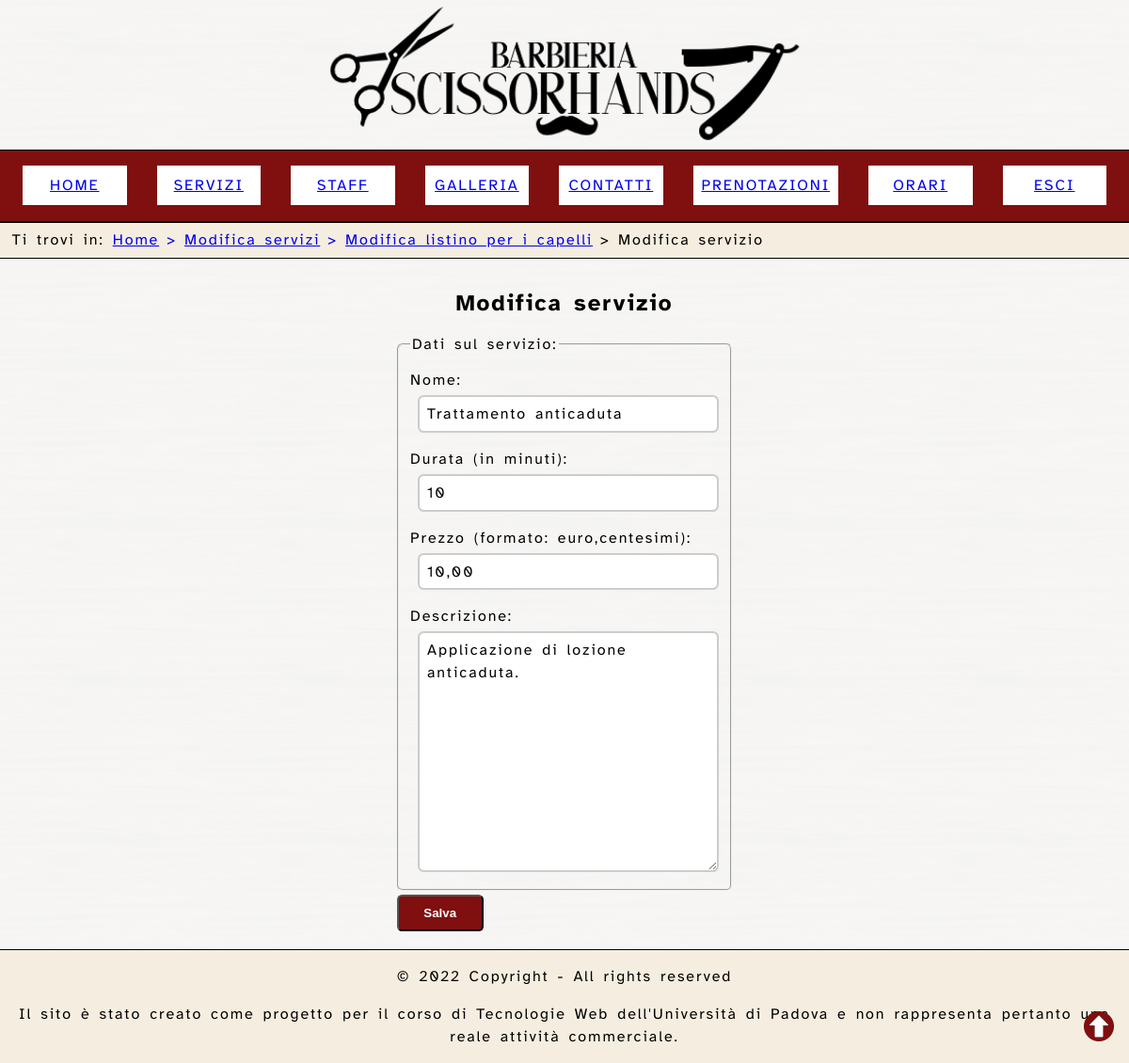
Page /controllers/edit_servizio.php?id=6 (signed in) on the committed database.
### tables this page shows
CREATE TABLE IF NOT EXISTS `service` (
  `_id` INT UNSIGNED NOT NULL AUTO_INCREMENT,
  `duration` INT UNSIGNED NOT NULL,
  `price` DECIMAL(7,2) NOT NULL,
  `name` varchar(100) NOT NULL,
  `type` ENUM('capelli','barba'),
  `description` text NOT NULL,
  `company` INT UNSIGNED NOT NULL,
  PRIMARY KEY (`_id`),
  KEY `FK_servizio_azienda` (`company`) USING BTREE,
  CONSTRAINT `FK_service_company` FOREIGN KEY (`company`) REFERENCES `company` (`_id`) ON UPDATE CASCADE
);

### models/helper.php (called while the page is built, shortened)
<?php
class DBHelper {
    private $conn;
    public function __construct() {
        $this->conn = new mysqli(static::HOST_DB, static::USERNAME, static::PASSWORD, static::DATABASE_NAME);
    }
    public function prepare($query): mysqli_stmt {
        $ret = $this->conn->prepare($query);
        return $ret;
    }
}

### models/service.php (called while the page is built, shortened)
<?php
require_once __DIR__ . "/helper.php";
class Service extends DBHelper {
    public function get($id) {
        $stmt = $this->prepare("SELECT * FROM service WHERE company = 1 AND _id = ? LIMIT 1");
        $stmt->bind_param('i', $id);
        $stmt->execute();
        $res = $stmt->get_result();
        return $res->fetch_assoc();
    }
}

### services/public/service.php (called while the page is built, shortened)
<?php
require_once __DIR__.'/../../models/service.php';
class PublicServiceService {
    public static function get($id) {
        return (new Service())->get($id);
    }
}

### controllers/components/header.php (called while the page is built, shortened)
<?php
require_once __DIR__.'/menu.php';
require_once __DIR__.'/breadcrumb.php';
function _header(array $paths = [], $dont_print_breadcrumb = false) {
    $template = file_get_contents(__DIR__.'/../../views/components/header.html');
    $out = $template;
	if(isset($_SESSION["type"]))
    	$menu = _menu($_SESSION["type"]);
	else
		$menu = _menu();
    $out = str_replace('%NAVMENU%', $menu, $out);
    if ($dont_print_breadcrumb) $breadcrumb = "";
    else $breadcrumb = _breadcrumb($paths);
    $out = str_replace('%NAVBREADCRUMB%', $breadcrumb, $out);
    return $out;
}

### controllers/components/meta_index.php (called while the page is built)
<?php
function _meta_index(bool $index){
    if($index)
        return $out = "<meta name='keywords' content='%KEYWORDS%' /> \n    <meta name='description' content='%DESCRIPTION%' />";
    else
        return $out = '<meta name="robots" content="noindex"/>';
}

### controllers/components/page.php (called while the page is built)
<?php
require_once __DIR__.'/footer.php';
function page($title) {
    $template = file_get_contents(__DIR__.'/../../views/components/page.html');
    $out = $template;
    $out = str_replace('%TITLE%', $title, $out);
    $footer = _footer();
    $out = str_replace('%FOOTER%', $footer, $out);
    return $out;
}

### controllers/components/footer.php (called while the page is built)
<?php
function _footer() {
    $template = file_get_contents(__DIR__.'/../../views/components/footer.html');
    $out = $template;
    return $out;
}

### controllers/edit_servizio.php (the view, shortened to what this page needs)
<?php
require_once 'components/page.php';
require_once 'components/header.php';
require_once 'components/meta_index.php';
require_once '../services/public/service.php';
require_once '../services/staff/service.php';
$pagina = page('Modifica servizio - Scissorhands');
$meta_index = _meta_index(false);
$pagina = str_replace('%META_INDEX%', $meta_index, $pagina);
$main = file_get_contents('../views/edit_servizio.html');
$service = PublicServiceService::get($_GET["id"]);
$main = str_replace('%MESSAGGIO%', '', $main);
$main = str_replace('%ID%', $service["_id"], $main);
$main = str_replace('%TYPE%', $service["type"], $main);
$main = str_replace('%NOME%', $service["name"], $main);
$main = str_replace('%PREZZO%', number_format($service["price"], 2, ",", " "), $main);
$main = str_replace('%DURATA%', floor($service["duration"] / 60), $main);
$main = str_replace('%DESCRIZIONE%', $service["description"], $main);
$back_name = $service["type"] === "capelli"? "Modifica listino per i capelli": "Modifica listino per la barba";
$back_link = $service["type"] === "capelli"? "edit_listino_capelli.php": "edit_listino_barba.php";
$paths = array(
    "Modifica servizi" => "edit_servizi.php",
    $back_name => $back_link,
    "Modifica servizio" => "edit_servizio.php",
);
$header = _header($paths);
$pagina = str_replace('%HEADER%', $header, $pagina);
$pagina = str_replace('%MAIN%', $main, $pagina);
echo $pagina;

### controllers/index.css (style rules this page uses)
body { margin: 0; letter-spacing: 0.12em; line-height: 1.5em; word-spacing: 0.16em; position: relative; font-family: AtkinsonHyperlegible, Helvetica, Arial, sans-serif; background: url('static/img/pattern2.jpg') repeat; background-size: 15em; }
p { line-height: 1.5em; }
header#page-header { display: block; position: relative; }
header#page-header>nav { display: block; }
header h1 { background-image: url('static/img/logo_bscissorhands.png'); background-color: rgba(255,255,255,.95); background-position: center; background-size: contain; background-repeat: no-repeat; text-indent: -9999999em; font-size: 8em; margin: 0; line-height: normal; }
h2 { text-align: center; }
nav#menu { padding: 0.5em; border-top: 0.01em solid #000; border-bottom: 0.01em solid #000; background-color: #800F0F; position: relative; min-height: 4.8em; text-align: center; box-sizing: border-box; }
nav#menu ul { padding: 0; margin: 0; list-style: none; display: flex; flex-flow: row nowrap; }
nav#breadcrumb { padding: 0.4em 0.8em; border-top: 0.01em solid black; border-bottom: 0.01em solid black; background: #F5EEE0; position: relative; }
nav#breadcrumb ol { display: inline; list-style: none; padding: 0; }
nav#breadcrumb span { margin: 0; }
nav#breadcrumb ol { list-style: none; display: inline-block; margin: 0; padding: 0; }
footer#page-footer { border-top: 0.05em solid #000; background-color: #F5EEE0; width: 100%; position: relative; display: inline-block; }
footer#page-footer p { text-align: center; }
div#floating-btn { position: fixed; bottom: 0; right: 0; padding: 0.5em; }
div#floating-btn a { display: block; border-radius: 0.5em; text-decoration: none; padding: 0.5em; }
main { padding: 1em; margin: 0 auto; position: relative; width: 1200px; box-sizing: border-box; background-color: rgba(255,255,255,.95); }
@media only screen and (max-width: 1200px) { main { width: 100%; } }
.form-block { display: block; text-align: center; }
form#registrazione-form, form#login-form, form#profile, form#servizio-form { display: inline-block; margin-left: auto; margin-right: auto; text-align: left; }
fieldset.dati-cambio-password, fieldset.dati-personali, fieldset.dati-login, fieldset.dati-registrazione, fieldset.dati-servizio { display: flex; flex-direction: column; border-radius: 0.37em; }
fieldset.dati-cambio-password>span, fieldset.dati-personali>span, fieldset.dati-registrazione>span, fieldset.dati-login>span, fieldset.dati-servizio>span { flex: 1 1; display: flex; flex-direction: column; margin: 0.5em 0; }
fieldset.dati-cambio-password>input, fieldset.dati-cambio-password>span>input, fieldset.dati-cambio-password>div>input, fieldset.dati-login>span>input, fieldset.dati-registrazione>span>input, fieldset.dati-registrazione>div>input, fieldset.dati-personali>span>input, fieldset.dati-personali>span>span>select, fieldset.dati-servizio span input { max-width: 18.75em; min-width: 12.5em; margin-left: 0.5em; margin-top: 0.25em; border-radius: 0.4em; border: 0.125em solid #ccc; padding: 0.37em 0.5em; font-size: 1em; letter-spacing: 0.12em; line-height: 1.5em; word-spacing: 0.16em; font-family: AtkinsonHyperlegible, Helvetica, Arial, sans-serif; }
textarea { max-width: 18.75em; min-width: 12.5em; margin-left: 0.5em; margin-top: 0.25em; border-radius: 0.4em; border: 0.125em solid #ccc; padding: 0.37em 0.5em; font-size: 1em; letter-spacing: 0.12em; line-height: 1.5em; word-spacing: 0.16em; font-family: AtkinsonHyperlegible, Helvetica, Arial, sans-serif; }
input[type=submit] { background-color: #800F0F; color:white; font-weight: bold; padding: 0.75em 2em; margin: 0.25em 0.125em; cursor: pointer; border-radius: 0.4em; }

### controllers/print.css (style rules this page uses)
body { letter-spacing: 0.075em; font-family: 'Times New Roman', Times, serif; font-size: 12pt; }
header h1 { display: block; margin: auto; padding: 0em; border: 0em; margin-bottom: 0em; content: url('static/img/logo_bscissorhands.png'); }
nav#menu { padding: 0em; border: 0em; height: 0em; min-height: 0em; }
nav#menu ul { display: none; }
div#floating-btn { display: none; }
main { width: 50em; }
input[type=submit] { color:black; }

### rows in the picture
service: name "Trattamento anticaduta", duration "10", price "10,00", description "Applicazione di lozione anticaduta.", _id "Salva", description+duration+price (picture)

### other values in the picture
$name "HOME"
$name "SERVIZI"
$name "STAFF"
$name "GALLERIA"
$name "CONTATTI"
$name "PRENOTAZIONI"
$name "ORARI"
$name "ESCI"
$name "Modifica servizi"
$name "Modifica listino per i capelli"
$name "Modifica servizio"
